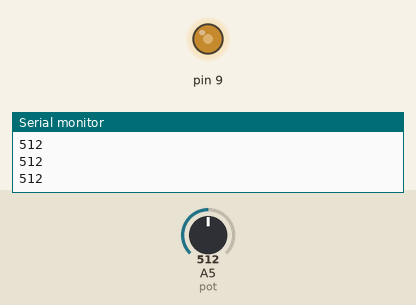
This sketch was run on a simulated Arduino Uno, built with avr-gcc and run on an emulated ATmega328P. Shown: output pins drawn as LEDs (lit = HIGH), the last lines printed to the serial monitor. Inputs (shaded band) come from the test bench; at power-on: A5 (pot) = 512.

Above: at 1.2 s.
1.3 s: A5 (pot) set to 716
At 2.5 s:
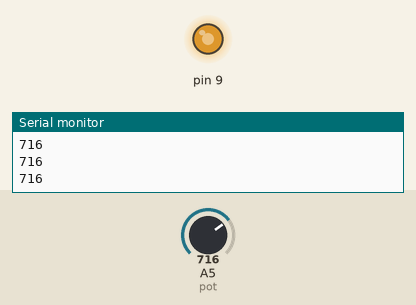
2.8 s: A5 (pot) set to 900
At 4.0 s:
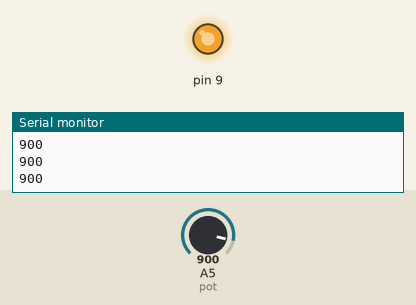
4.3 s: A5 (pot) set to 122
At 5.4 s:
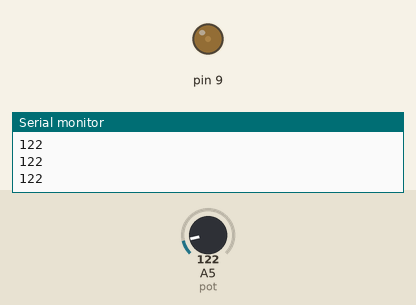
5.8 s: A5 (pot) set to 0
At 6.7 s:
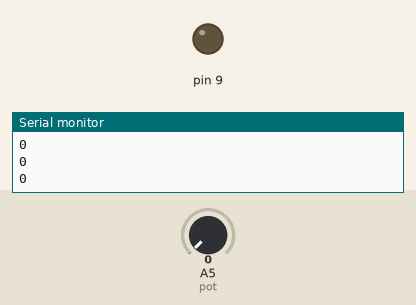
7.3 s: A5 (pot) set to 511
At 8.0 s:
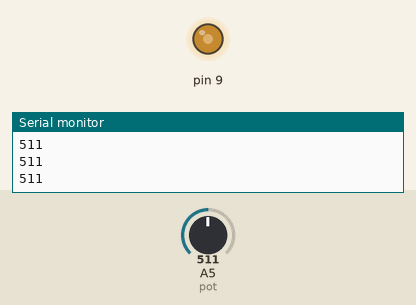
Timing chart, 0 to 9.8 s (numbered marks = the images above; inputs shaded):
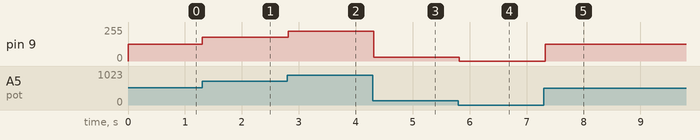

Measured:
- after the input at 1.3 s, pin 9: 127/255 → 178/255 at once
- after the input at 2.8 s, pin 9: 178/255 → 224/255 at once
- after the input at 4.3 s, pin 9: 224/255 → 30/255 at once
- after the input at 5.8 s, pin 9: 30/255 → 0/255 at once
- after the input at 7.3 s, pin 9: 0/255 → 127/255 at once

The sketch:

MOTOR_DC_POT.ino
```cpp
  void setup() {
   pinMode(9,OUTPUT);

   Serial.begin(9600);
  }

  void loop() {

    int x = analogRead(A5);        // define x como entrada de valo do pot.
    int pot = map(x,0,1023,0,255); // funcao map = Converte o valor
                                   // de 0 a 1023 lido no potenciometro
                                    // para 0 a 255 que sera aplicado ao motor
    analogWrite(9,pot);
    delay(100);

    Serial.println(x);


  }
```
